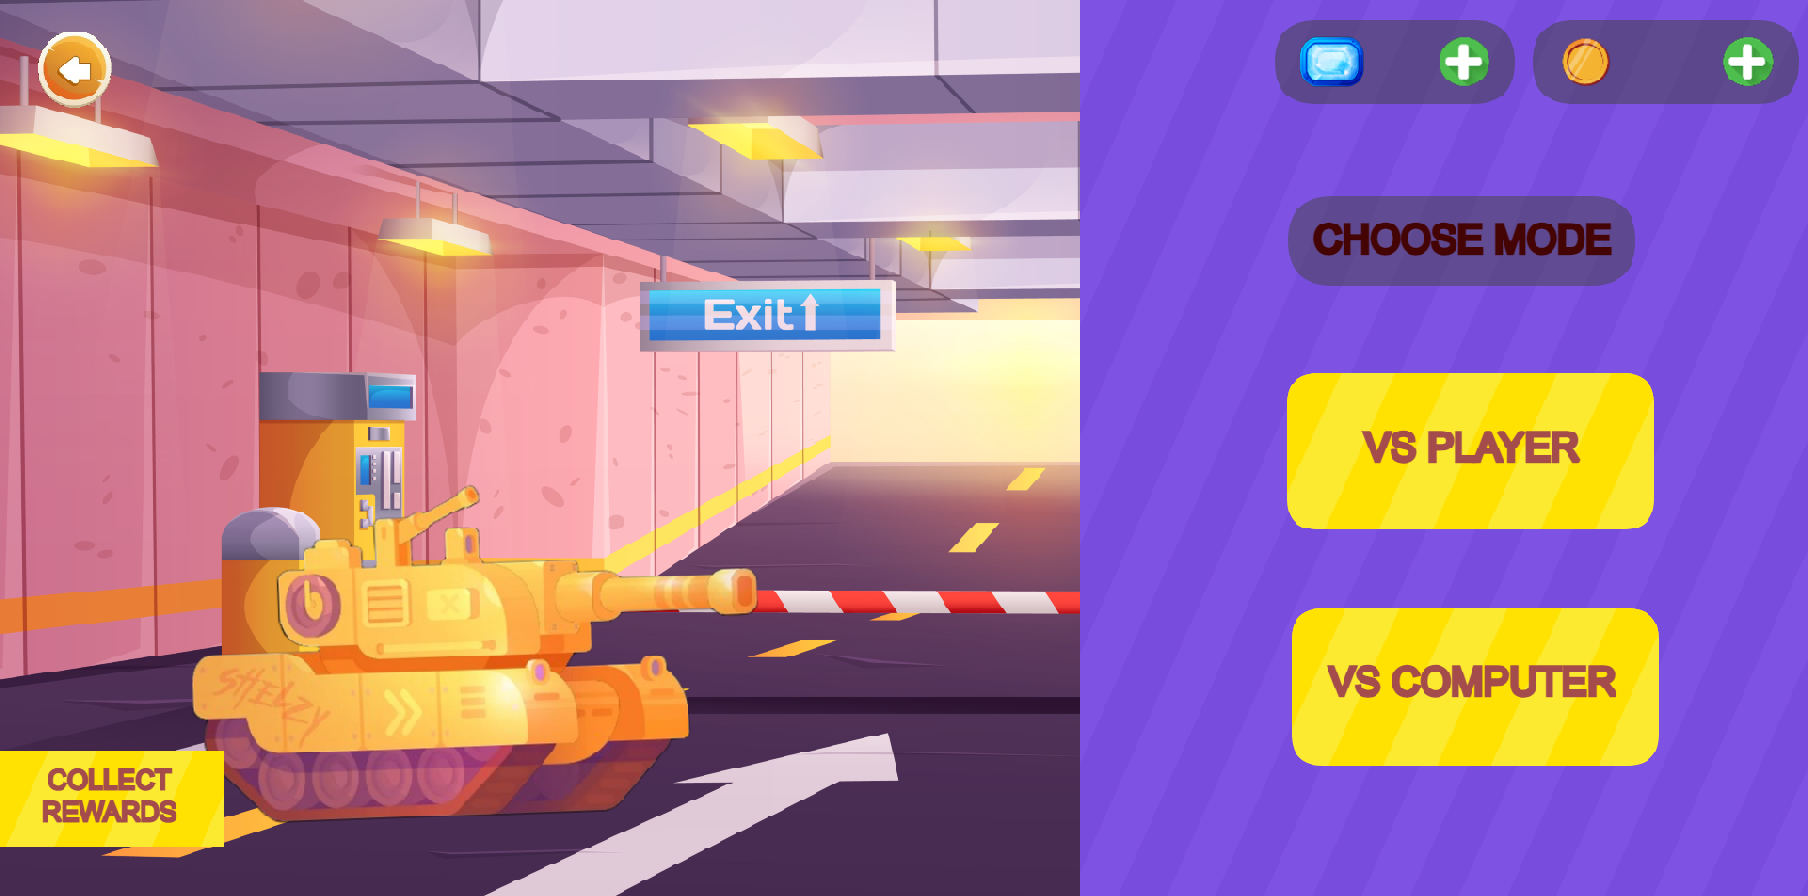

Below is a game level as drawn by its tile map, then a one-line description and the .tmx that defines it (tile-layer data replaced by summaries):
An orthogonal 113x56 tile map with 16x16 px tiles, 1 tile layer (Tile Layer 1), 5 tilesets.

<map version="1.9" tiledversion="1.9.2" orientation="orthogonal" renderorder="right-down" width="113" height="56" tilewidth="16" tileheight="16" infinite="0" nextlayerid="10" nextobjectid="4">
 <tileset firstgid="1" name="maaain" tilewidth="16" tileheight="16" spacing="2" margin="1" tilecount="6328" columns="113">
  <image source="maaain.png" width="2048" height="1024" />
 </tileset>
 <tileset firstgid="6329" name="newTest" tilewidth="16" tileheight="16" spacing="2" margin="1" tilecount="6328" columns="113">
  <image source="../newTest.png" width="2048" height="1024" />
 </tileset>
 <tileset firstgid="12657" name="Screen2" tilewidth="16" tileheight="16" spacing="2" margin="1" tilecount="6328" columns="113">
  <image source="../Screen2.png" width="2048" height="1024" />
 </tileset>
 <tileset firstgid="18985" name="save" tilewidth="16" tileheight="16" spacing="2" margin="1" tilecount="6328" columns="113">
  <image source="save.png" width="2048" height="1024" />
 </tileset>
 <tileset firstgid="25313" name="screen3" tilewidth="16" tileheight="16" spacing="2" margin="1" tilecount="6328" columns="113">
  <image source="../screen3.png" width="2048" height="1024" />
 </tileset>
 <layer id="9" name="Tile Layer 1" width="113" height="56">
  <data>[6328 cells, 6328 non-empty, 6328 distinct tile ids]</data>
 </layer>
</map>
